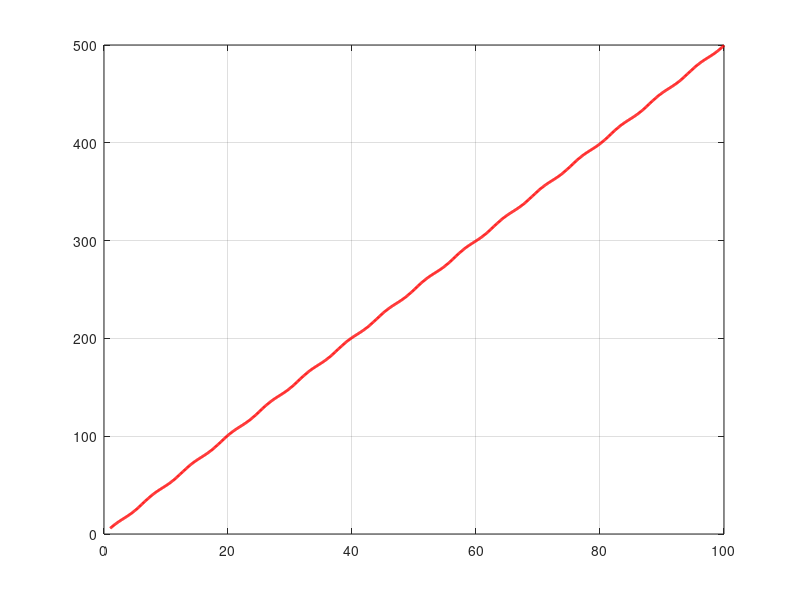

Recreate this plot in MATLAB.
clear; close all; clc;

%% Main Script


randVar = linspace(1,100,1000);
randFunc = @(x)(5*x + sin(x));

randVar2 = randFunc(randVar);



%% Plotting 

figure();
plot(randVar, randVar2, 'linewidth', 2, 'color', 'r');
grid on;
hold on;